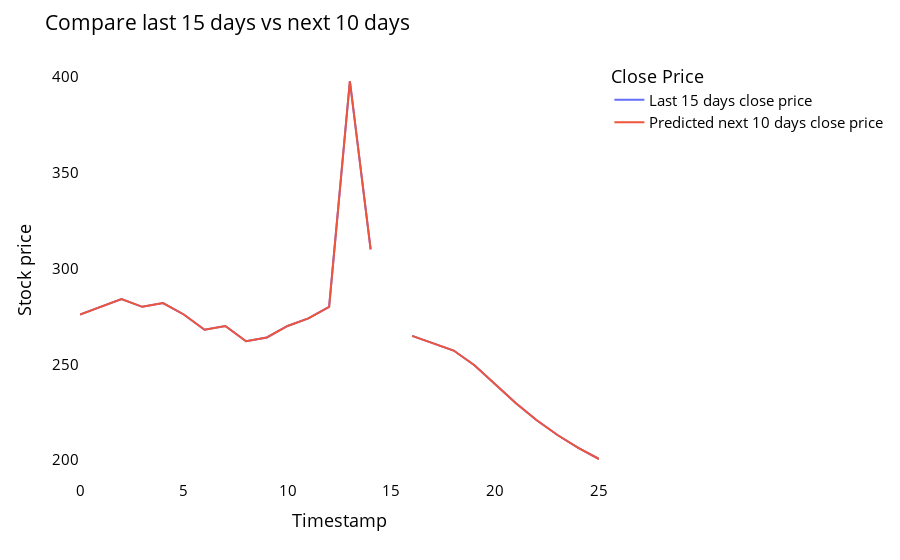

Notebook source saved alongside this figure:
### Code cell
temp_mat = np.empty((len(last_days) + pred_days + 1, 1))
temp_mat[:] = np.nan
temp_mat = temp_mat.reshape(1, -1).tolist()[0]

last_original_days_value = temp_mat
next_predicted_days_value = temp_mat

last_original_days_value[0 : time_step + 1] = (
    scaler.inverse_transform(closedf[len(closedf) - time_step :])
    .reshape(1, -1)
    .tolist()[0]
)
next_predicted_days_value[time_step + 1 :] = (
    scaler.inverse_transform(np.array(lst_output).reshape(-1, 1))
    .reshape(1, -1)
    .tolist()[0]
)

new_pred_plot = pd.DataFrame(
    {
        "last_original_days_value": last_original_days_value,
        "next_predicted_days_value": next_predicted_days_value,
    }
)

names = cycle(["Last 15 days close price", "Predicted next 10 days close price"])

fig = px.line(
    new_pred_plot,
    x=new_pred_plot.index,
    y=[
        new_pred_plot["last_original_days_value"],
        new_pred_plot["next_predicted_days_value"],
    ],
    labels={"value": "Stock price", "index": "Timestamp"},
)
fig.update_layout(
    title_text="Compare last 15 days vs next 10 days",
    plot_bgcolor="white",
    font_size=15,
    font_color="black",
    legend_title_text="Close Price",
)

fig.for_each_trace(lambda t: t.update(name=next(names)))
fig.update_xaxes(showgrid=False)
fig.update_yaxes(showgrid=False)
fig.show()

### Figure 1 — Plotly figure (JSON) as saved in the notebook; plotly's stock layout.template omitted (floating-point values rounded to 4 significant figures)
{"data": [{"hovertemplate": "variable=last_original_days_value<br>Timestamp=%{x}<br>Stock price=%{y}<extra></extra>", "legendgroup": "last_original_days_value", "line": {"color": "#636efa", "dash": "solid"}, "marker": {"symbol": "circle"}, "mode": "lines", "name": "Last 15 days close price", "orientation": "v", "showlegend": true, "type": "scatter", "x": [0, 1, 2, 3, 4, 5, 6, 7, 8, 9, 10, 11, 12, 13, 14, 15, 16, 17, 18, 19, 20, 21, 22, 23, 24, 25], "xaxis": "x", "y": [276, 280, 284.0, 280, 282, 276, 268.0, 270.0, 262, 264, 270.0, 274, 280, 398, 310.0, null, 264.9, 260.8, 257.2, 249.5, 239.5, 229.6, 220.7, 213.0, 206.3, 200.5], "yaxis": "y"}, {"hovertemplate": "variable=next_predicted_days_value<br>Timestamp=%{x}<br>Stock price=%{y}<extra></extra>", "legendgroup": "next_predicted_days_value", "line": {"color": "#EF553B", "dash": "solid"}, "marker": {"symbol": "circle"}, "mode": "lines", "name": "Predicted next 10 days close price", "orientation": "v", "showlegend": true, "type": "scatter", "x": [0, 1, 2, 3, 4, 5, 6, 7, 8, 9, 10, 11, 12, 13, 14, 15, 16, 17, 18, 19, 20, 21, 22, 23, 24, 25], "xaxis": "x", "y": [276, 280, 284.0, 280, 282, 276, 268.0, 270.0, 262, 264, 270.0, 274, 280, 398, 310.0, null, 264.9, 260.8, 257.2, 249.5, 239.5, 229.6, 220.7, 213.0, 206.3, 200.5], "yaxis": "y"}], "layout": {"font": {"color": "black", "size": 15}, "legend": {"title": {"text": "Close Price"}, "tracegroupgap": 0}, "margin": {"t": 60}, "plot_bgcolor": "white", "title": {"text": "Compare last 15 days vs next 10 days"}, "xaxis": {"anchor": "y", "domain": [0, 1], "showgrid": false, "title": {"text": "Timestamp"}}, "yaxis": {"anchor": "x", "domain": [0, 1], "showgrid": false, "title": {"text": "Stock price"}}}}
